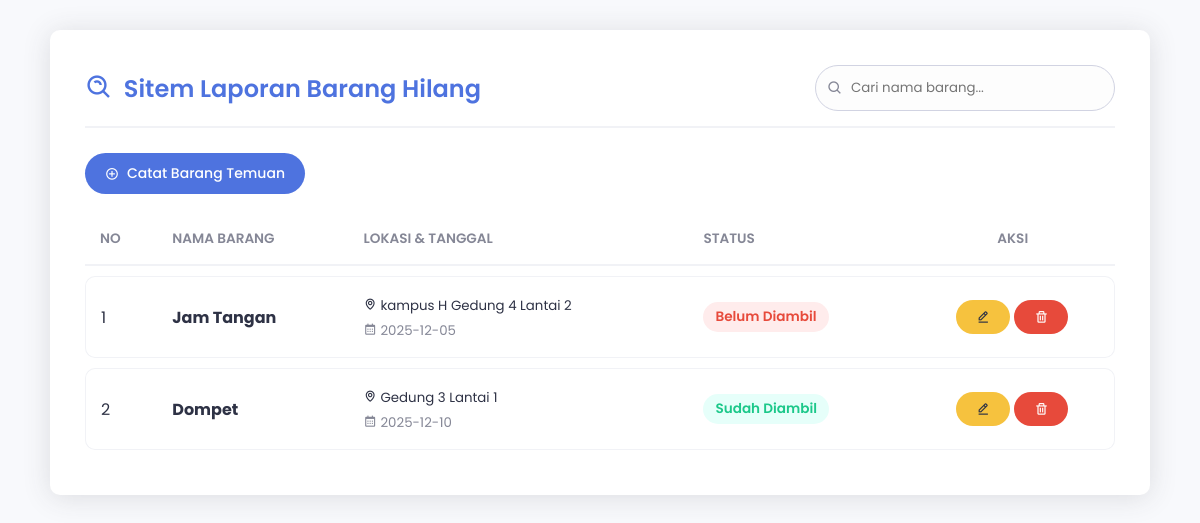
Before: / with the older database file.
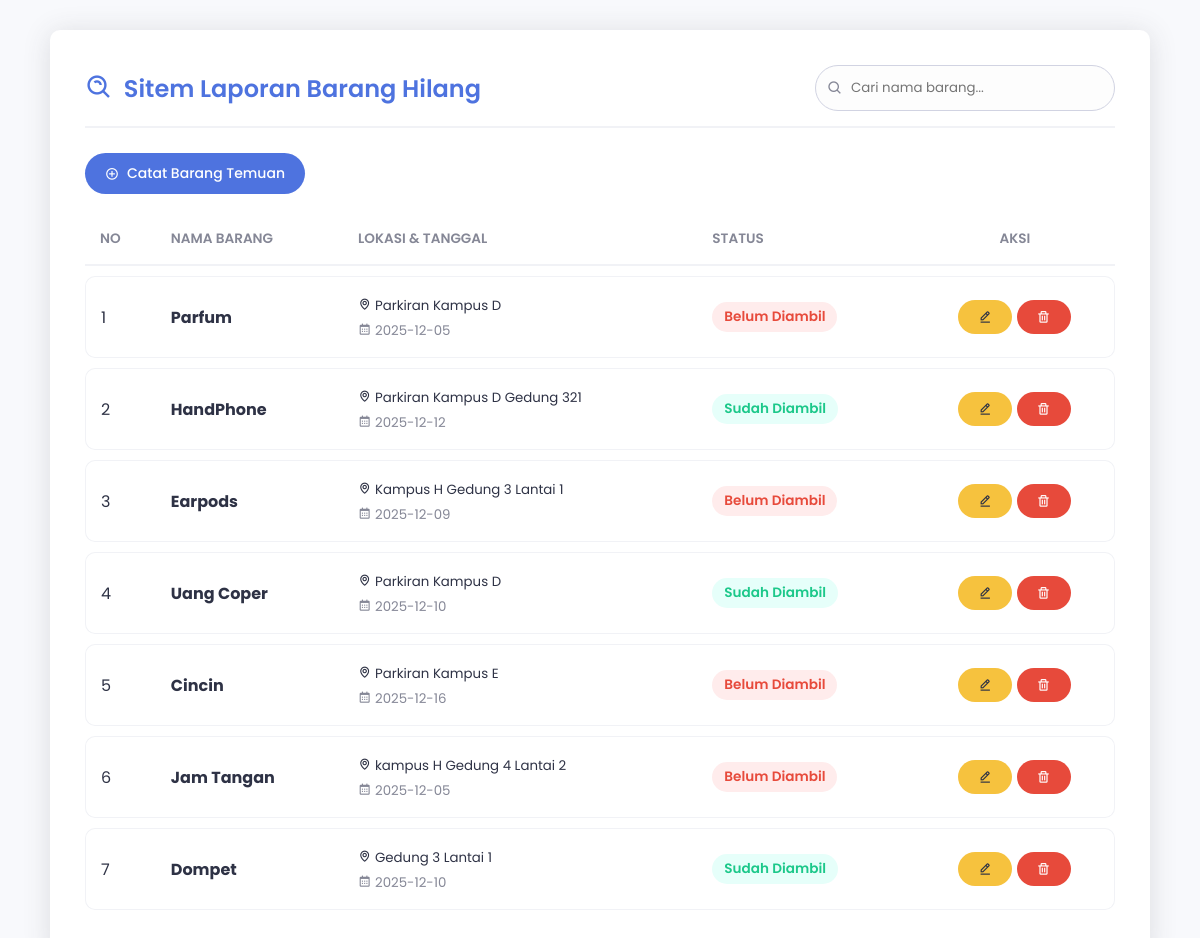
After: the same page with the newer database file.
### tables this page shows
CREATE TABLE `barang_temuan` (
  `id` int(11) NOT NULL,
  `nama_barang` varchar(100) NOT NULL,
  `lokasi_ditemukan` varchar(100) NOT NULL,
  `tanggal_ditemukan` date NOT NULL,
  `ciri_ciri` text DEFAULT NULL,
  `status` varchar(50) NOT NULL
);

### index.php (the view, shortened to what this page needs)
<?php include 'koneksi.php'; ?>
<!DOCTYPE html>
<html lang="id">
<head>
    <link href='https://unpkg.com/boxicons@2.1.4/css/boxicons.min.css' rel='stylesheet'>
    <link rel="stylesheet" href="css/style.css">
</head>
<body>
    <div class="container">
        <div class="card">
            <div class="page-header">
                <h2><i class='bx bx-search-alt'></i> Sitem Laporan Barang Hilang</h2>
                <div class="search-box">
                    <i class='bx bx-search'></i>
                    <input type="text" id="searchInput" onkeyup="searchTable()" placeholder="Cari nama barang...">
                </div>
            </div>
            <a href="tambah.php" class="btn btn-primary">
                <i class='bx bx-plus-circle'></i> Catat Barang Temuan
            </a>
            <div class="table-responsive">
                <table id="dataTable">
                    <thead>
                        <tr>
                            <th>No</th>
                            <th>Nama Barang</th>
                            <th>Lokasi & Tanggal</th>
                            <th>Status</th>
                            <th style="text-align: center;">Aksi</th>
                        </tr>
                    </thead>
                    <tbody>
                        <?php
                        $no = 1;
                        $query = mysqli_query($koneksi, "SELECT * FROM barang_temuan ORDER BY id DESC");
                        while ($data = mysqli_fetch_array($query)) {
                        ?>
                        <tr>
                            <td><?php echo $no++; ?></td>
                            <td>
                                <strong><?php echo $data['nama_barang']; ?></strong>
                            </td>
                            <td>
                                <small><i class='bx bx-map'></i> <?php echo $data['lokasi_ditemukan']; ?></small><br>
                                <small style="color: var(--secondary-color);"><i class='bx bx-calendar'></i> <?php echo $data['tanggal_ditemukan']; ?></small>
                            </td>
                            <td>
                                <?php
                                if($data['status'] == 'Belum Diambil'){
                                    echo "<span class='badge badge-danger'>Belum Diambil</span>";
                                } else {
                                    echo "<span class='badge badge-success'>Sudah Diambil</span>";
                                }
                                ?>
                            </td>
                            <td style="text-align: center;">
                                <a href="edit.php?id=<?php echo $data['id']; ?>" class="btn btn-warning btn-sm">
                                    <i class='bx bx-edit-alt'></i>
                                </a>
                                <a href="#" onclick="konfirmasiHapus(<?php echo $data['id']; ?>, event)" class="btn btn-danger btn-sm">
                                    <i class='bx bx-trash'></i>
                                </a>
                            </td>
                        </tr>
                        <?php } ?>
                    </tbody>
                </table>
            </div> </div> </div>
</body>
</html>

### css/style.css (style rules this page uses)
:root { --primary-color: #4e73df; --secondary-color: #858796; --success-color: #1cc88a; --danger-color: #e74a3b; --warning-color: #f6c23e; --dark-color: #2e3245; --light-bg: #f8f9fc; --card-shadow: 0 0.15rem 1.75rem 0 rgba(58, 59, 69, 0.15); --border-radius: 10px; }
* { margin: 0; padding: 0; box-sizing: border-box; }
body { font-family: "Poppins", sans-serif; background-color: var(--light-bg); color: var(--dark-color); padding: 30px; }
.container { max-width: 1100px; margin: 0 auto; }
.card { background: white; padding: 35px; border-radius: var(--border-radius); box-shadow: var(--card-shadow); margin-bottom: 30px; }
.page-header { display: flex; justify-content: space-between; align-items: center; margin-bottom: 25px; border-bottom: 2px solid #f1f2f6; padding-bottom: 15px; }
.page-header h2 { font-weight: 600; color: var(--primary-color); display: flex; align-items: center; }
.page-header h2 i { margin-right: 10px; font-size: 1.2em; }
input[type="text"], input[type="date"], select, textarea { width: 100%; padding: 12px 15px; border: 1px solid #d1d3e2; border-radius: var(--border-radius); font-family: inherit; transition: all 0.3s ease; background-color: #fdfdfd; }
.btn { padding: 10px 20px; border-radius: 50px; cursor: pointer; border: none; font-size: 14px; font-weight: 500; display: inline-flex; align-items: center; gap: 8px; transition: transform 0.2s, box-shadow 0.2s; text-decoration: none; }
.btn-primary { background-color: var(--primary-color); color: white; }
.btn-warning { background-color: var(--warning-color); color: var(--dark-color); }
.btn-danger { background-color: var(--danger-color); color: white; }
.table-responsive { overflow-x: auto; }
table { width: 100%; border-collapse: separate; border-spacing: 0 10px; margin-top: 10px; }
th { text-align: left; padding: 15px; color: var(--secondary-color); font-weight: 600; text-transform: uppercase; font-size: 0.85rem; border-bottom: 2px solid #f1f2f6; }
td { background: white; padding: 15px; vertical-align: middle; border-top: 1px solid #f1f2f6; border-bottom: 1px solid #f1f2f6; }
td:first-child { border-left: 1px solid #f1f2f6; border-top-left-radius: var(--border-radius); border-bottom-left-radius: var(--border-radius); }
td:last-child { border-right: 1px solid #f1f2f6; border-top-right-radius: var(--border-radius); border-bottom-right-radius: var(--border-radius); }
.badge { padding: 5px 12px; border-radius: 20px; font-size: 0.85rem; font-weight: 600; display: inline-block; }
.badge-danger { background-color: #ffecec; color: var(--danger-color); }
.badge-success { background-color: #e6fffa; color: var(--success-color); }
.search-box { position: relative; max-width: 300px; }
.search-box input { padding-left: 35px; border-radius: 50px; }
.search-box i { position: absolute; left: 12px; top: 50%; transform: translateY(-50%); color: var(--secondary-color); }

Changed rows visible on the page:
added barang_temuan: nama_barang "Parfum", lokasi_ditemukan "Parkiran Kampus D", tanggal_ditemukan "2025-12-05", status "Belum Diambil"
added barang_temuan: nama_barang "HandPhone", lokasi_ditemukan "Parkiran Kampus D Gedung 321", tanggal_ditemukan "2025-12-12", status "Sudah Diambil"
added barang_temuan: nama_barang "Earpods", lokasi_ditemukan "Kampus H Gedung 3 Lantai 1", tanggal_ditemukan "2025-12-09", status "Belum Diambil"
added barang_temuan: nama_barang "Uang Coper", lokasi_ditemukan "Parkiran Kampus D", tanggal_ditemukan "2025-12-10", status "Sudah Diambil"
added barang_temuan: nama_barang "Cincin", lokasi_ditemukan "Parkiran Kampus E", tanggal_ditemukan "2025-12-16", status "Belum Diambil"
